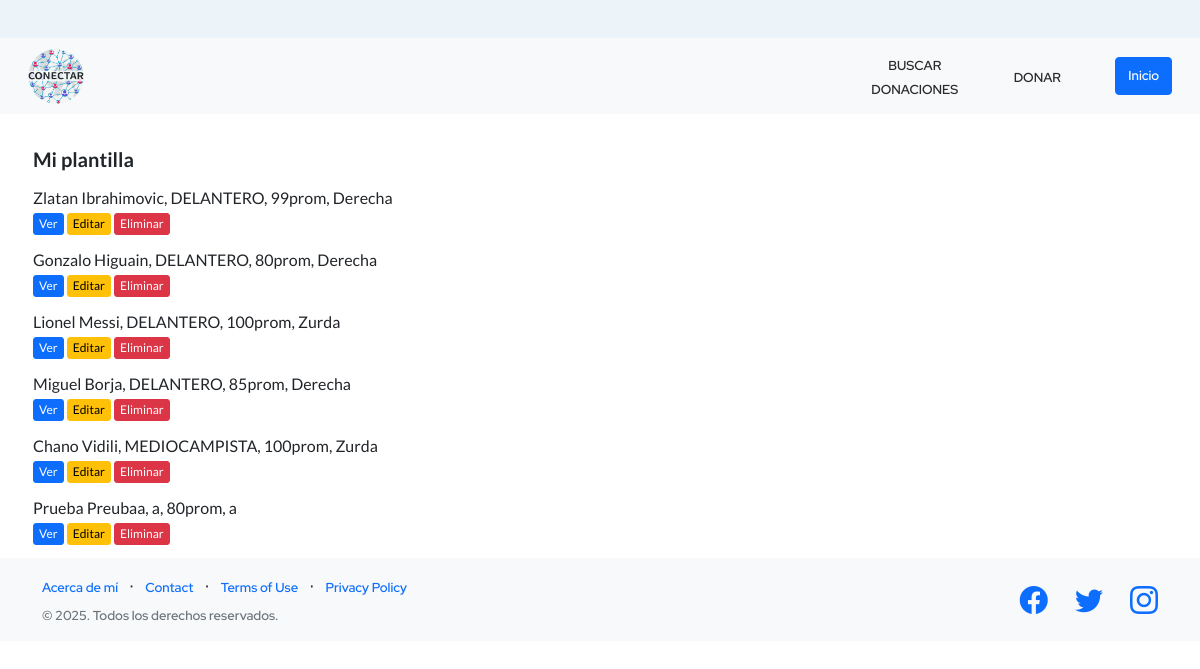
Screenshot of /jugadoresPlantilla/ (signed in) with the database file from the repository.
### AppLigaDeFutbol/models.py (models this page shows)
class Jugador(models.Model):
    usuario = models.ForeignKey(User, on_delete=models.CASCADE, null=True, blank=True)
    nombre = models.CharField(max_length=30)
    apellido = models.CharField(max_length=30)
    descripcion = models.TextField(blank=True, null=True)
    posicion = models.CharField(max_length=40)
    promedio = models.IntegerField(
        default=80,
        validators=[
            MaxValueValidator(
                100, "Asegúrese de ingresar un valor menor o igual a 100"
            ),
            MinValueValidator(0, "Asegúrese de ingresar un valor mayor o igual a 0"),
        ],
    )
    pierna_habil = models.CharField(max_length=40)
    transferible = models.CharField(
        max_length=10,
        choices=transferible_opciones,
        default="no",
        verbose_name="Transferible",
    )
    imagen = models.ImageField(upload_to="assets/img/jugadores", null=True, blank=True)
    def __str__(self):
        return (
            self.nombre
            + " "
            + self.apellido
            + ", "
            + self.posicion
            + ", "
            + str(self.promedio)
            + "prom, "
            + self.pierna_habil
        )

### AppLigaDeFutbol/views.py (the view)
class listar_jugadores_plantilla(LoginRequiredMixin, ListView):
    template_name = "jugadores_plantilla.html"
    context_object_name = "jugadores"
    model = Jugador

### AppLigaDeFutbol/templates/jugadores_plantilla.html
{% extends 'inicio.html' %}
{% block content %}
  <div class="divPrincipal">
    <h5 style="margin-bottom: 15px;">Mi plantilla</h5>
    {% for jugador in jugadores %}
      {% if jugador.usuario == request.user %}
        <div class="div-jugadores">
          <li>{{jugador}}</li>
          <a class="btn btn-primary btn-xs" href={% url 'VerJugador' jugador.pk 1 %}>Ver</a>
          <a class="btn btn-warning btn-xs btn-editar" href={% url 'EditarJugador' jugador.pk %}>Editar</a>
          <a class="btn btn-danger btn-xs" href={% url 'EliminarJugador' jugador.pk %}>Eliminar</a>
        </div>
      {% endif %}
    {% endfor %}
  </div>
{% endblock %}

### rows the page displays
Jugador: nombre+apellido+posicion "Zlatan Ibrahimovic, DELANTERO, 99prom, Derecha"
Jugador: nombre+apellido+posicion "Gonzalo Higuain, DELANTERO, 80prom, Derecha"
Jugador: nombre+apellido+posicion "Lionel Messi, DELANTERO, 100prom, Zurda"
Jugador: nombre+apellido+posicion "Miguel Borja, DELANTERO, 85prom, Derecha"
Jugador: nombre+apellido+posicion "Chano Vidili, MEDIOCAMPISTA, 100prom, Zurda"
Jugador: nombre+apellido+posicion "Prueba Preubaa, a, 80prom, a"
